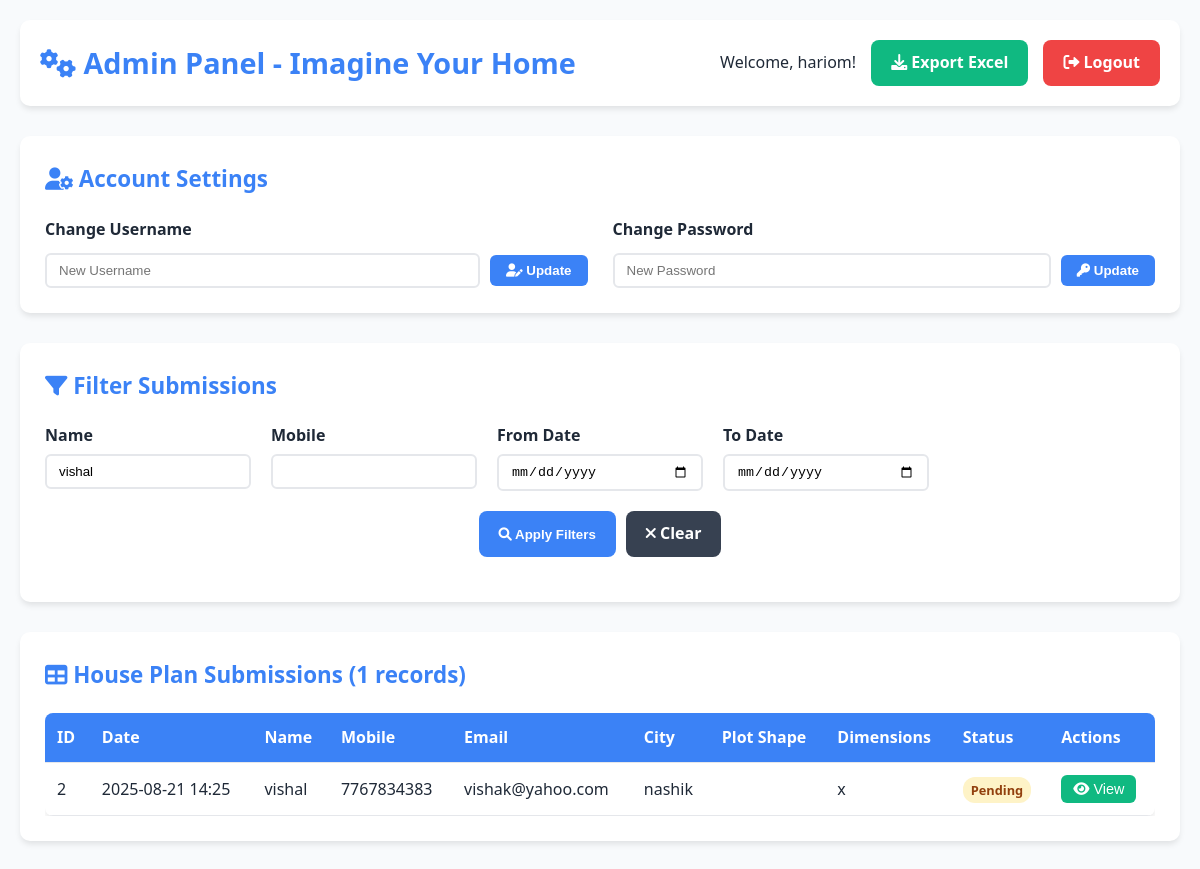
Page /admin.php?name=vishal (signed in) on the committed database.
### tables this page shows
CREATE TABLE `house_plans` (
  `id` int(11) NOT NULL,
  `name` varchar(100) NOT NULL,
  `mobile` varchar(15) NOT NULL,
  `email` varchar(100) NOT NULL,
  `city` varchar(50) NOT NULL,
  `plot_shape` text DEFAULT NULL,
  `plot_length` varchar(50) DEFAULT NULL,
  `plot_width` varchar(50) DEFAULT NULL,
  `plot_radius` varchar(50) DEFAULT NULL,
  `margin_right` varchar(50) DEFAULT NULL,
  `margin_left` varchar(50) DEFAULT NULL,
  `margin_back` varchar(50) DEFAULT NULL,
  `margin_front` varchar(50) DEFAULT NULL,
  `road_direction` text DEFAULT NULL,
  `front_facing` varchar(20) DEFAULT NULL,
  `entry_gate` varchar(20) DEFAULT NULL,
  `main_door` varchar(20) DEFAULT NULL,
  `gf_parking` int(11) DEFAULT 0,
  `gf_porch` int(11) DEFAULT 0,
  `gf_hall` int(11) DEFAULT 0,
  `gf_duplex_hall` int(11) DEFAULT 0,
  `gf_kitchen` int(11) DEFAULT 0,
  `gf_washing` int(11) DEFAULT 0,
  `gf_store` int(11) DEFAULT 0,
  `gf_bedroom` int(11) DEFAULT 0,
  `gf_bedroom_balcony` int(11) DEFAULT 0,
  `gf_master_bedroom` int(11) DEFAULT 0,
  `gf_master_balcony` int(11) DEFAULT 0,
  `gf_toilet` int(11) DEFAULT 0,
  `gf_bathroom` int(11) DEFAULT 0,
  `gf_puja` int(11) DEFAULT 0,
  `gf_guest` int(11) DEFAULT 0,
  `gf_theater` int(11) DEFAULT 0,
  `gf_courtyard` int(11) DEFAULT 0,
  `gf_staircase` int(11) DEFAULT 0,
  `gf_staircase_hall` int(11) DEFAULT 0,
  `ff_parking` int(11) DEFAULT 0,
  `ff_porch` int(11) DEFAULT 0,
  `ff_hall` int(11) DEFAULT 0,
  `ff_duplex_hall` int(11) DEFAULT 0,
  `ff_kitchen` int(11) DEFAULT 0,
  `ff_washing` int(11) DEFAULT 0,
  `ff_store` int(11) DEFAULT 0,
  `ff_bedroom` int(11) DEFAULT 0,
  `ff_bedroom_balcony` int(11) DEFAULT 0,
  `ff_master_bedroom` int(11) DEFAULT 0,
  `ff_master_balcony` int(11) DEFAULT 0,
  `ff_toilet` int(11) DEFAULT 0,
  `ff_bathroom` int(11) DEFAULT 0,
  `ff_puja` int(11) DEFAULT 0,
  `ff_guest` int(11) DEFAULT 0,
  `ff_theater` int(11) DEFAULT 0,
  `ff_courtyard` int(11) DEFAULT 0,
  `ff_staircase` int(11) DEFAULT 0,
  `ff_staircase_hall` int(11) DEFAULT 0,
  `sf_parking` int(11) DEFAULT 0,
  `sf_porch` int(11) DEFAULT 0,
  `sf_hall` int(11) DEFAULT 0,
  `sf_duplex_hall` int(11) DEFAULT 0,
  `sf_kitchen` int(11) DEFAULT 0,
  `sf_washing` int(11) DEFAULT 0,
  `sf_store` int(11) DEFAULT 0,
  `sf_bedroom` int(11) DEFAULT 0,
  `sf_bedroom_balcony` int(11) DEFAULT 0,
  `sf_master_bedroom` int(11) DEFAULT 0,
  `sf_master_balcony` int(11) DEFAULT 0,
  `sf_toilet` int(11) DEFAULT 0,
  `sf_bathroom` int(11) DEFAULT 0,
  `sf_puja` int(11) DEFAULT 0,
  `sf_guest` int(11) DEFAULT 0,
  `sf_theater` int(11) DEFAULT 0,
  `sf_courtyard` int(11) DEFAULT 0,
  `sf_staircase` int(11) DEFAULT 0,
  `sf_staircase_hall` int(11) DEFAULT 0,
  `total_ground` int(11) DEFAULT 0,
  `total_first` int(11) DEFAULT 0,
  `total_second` int(11) DEFAULT 0,
  `submission_date` timestamp NULL DEFAULT current_timestamp(),
  `status` varchar(20) DEFAULT 'pending'
);

### admin.php (the view, shortened to what this page needs)
<?php
include 'db.php';
$name_filter = $_GET['name'] ?? '';
$mobile_filter = $_GET['mobile'] ?? '';
$date_from = $_GET['date_from'] ?? '';
$date_to = $_GET['date_to'] ?? '';
$sql = "SELECT * FROM house_plans WHERE 1=1";
$params = [];
if (!empty($name_filter)) {
    $sql .= " AND name LIKE ?";
    $params[] = "%$name_filter%";
}
$sql .= " ORDER BY submission_date DESC";
try {
    $stmt = $pdo->prepare($sql);
    $stmt->execute($params);
    $submissions = $stmt->fetchAll();
} catch(PDOException $e) {
    $error_message = "Error fetching data: " . $e->getMessage();
    $submissions = [];
}
?>
<!DOCTYPE html>
<html lang="en">
<head>
    <link rel="stylesheet" href="style.css">
    <link href="https://cdnjs.cloudflare.com/ajax/libs/font-awesome/6.0.0/css/all.min.css" rel="stylesheet">
</head>
<body class="admin-body">
    <div class="admin-container">
        <header class="admin-header">
            <h1><i class="fas fa-cogs"></i> Admin Panel - Imagine Your Home</h1>
            <div class="admin-actions">
                <span>Welcome, <?php echo htmlspecialchars($_SESSION['admin_username']); ?>!</span>
                <a href="export.php" class="export-btn"><i class="fas fa-download"></i> Export Excel</a>
                <a href="logout.php" class="logout-btn"><i class="fas fa-sign-out-alt"></i> Logout</a>
            </div>
        </header>
        <div class="settings-section">
            <h3><i class="fas fa-user-cog"></i> Account Settings</h3>
            <div class="settings-grid">
                <div class="setting-item">
                    <h4>Change Username</h4>
                    <form method="POST" class="inline-form">
                        <input type="text" name="new_username" placeholder="New Username" required>
                        <button type="submit" name="change_username" class="btn-small">
                            <i class="fas fa-user-edit"></i> Update
                        </button>
                    </form>
                </div>
                <div class="setting-item">
                    <h4>Change Password</h4>
                    <form method="POST" class="inline-form">
                        <input type="password" name="new_password" placeholder="New Password" required>
                        <button type="submit" name="change_password" class="btn-small">
                            <i class="fas fa-key"></i> Update
                        </button>
                    </form>
                </div>
            </div>
        </div>
        <div class="filters-section">
            <h3><i class="fas fa-filter"></i> Filter Submissions</h3>
            <form method="GET" class="filter-form">
                <div class="filter-grid">
                    <div class="filter-item">
                        <label for="name">Name</label>
                        <input type="text" id="name" name="name" value="<?php echo htmlspecialchars($name_filter); ?>">
                    </div>
                    <div class="filter-item">
                        <label for="mobile">Mobile</label>
                        <input type="text" id="mobile" name="mobile" value="<?php echo htmlspecialchars($mobile_filter); ?>">
                    </div>
                    <div class="filter-item">
                        <label for="date_from">From Date</label>
                        <input type="date" id="date_from" name="date_from" value="<?php echo htmlspecialchars($date_from); ?>">
                    </div>
                    <div class="filter-item">
                        <label for="date_to">To Date</label>
                        <input type="date" id="date_to" name="date_to" value="<?php echo htmlspecialchars($date_to); ?>">
                    </div>
                    <div class="filter-actions">
                        <button type="submit" class="filter-btn">
                            <i class="fas fa-search"></i> Apply Filters
                        </button>
                        <a href="admin.php" class="clear-btn">
                            <i class="fas fa-times"></i> Clear
                        </a>
                    </div>
                </div>
            </form>
        </div>
        <div class="data-section">
            <h3><i class="fas fa-table"></i> House Plan Submissions (<?php echo count($submissions); ?> records)</h3>
            <?php if (empty($submissions)): ?>
                <div class="no-data">
                    <i class="fas fa-inbox"></i>
                    <p>No submissions found with the current filters.</p>
                </div>
            <?php else: ?>
                <div class="table-responsive">
                    <table class="data-table">
                        <thead>
                            <tr>
                                <th>ID</th>
                                <th>Date</th>
                                <th>Name</th>
                                <th>Mobile</th>
                                <th>Email</th>
                                <th>City</th>
                                <th>Plot Shape</th>
                                <th>Dimensions</th>
                                <th>Status</th>
                                <th>Actions</th>
                            </tr>
                        </thead>
                        <tbody>
                            <?php foreach ($submissions as $submission): ?>
                            <tr>
                                <td><?php echo $submission['id']; ?></td>
                                <td><?php echo date('Y-m-d H:i', strtotime($submission['submission_date'])); ?></td>
                                <td><?php echo htmlspecialchars($submission['name']); ?></td>
                                <td><?php echo htmlspecialchars($submission['mobile']); ?></td>
                                <td><?php echo htmlspecialchars($submission['email']); ?></td>
                                <td><?php echo htmlspecialchars($submission['city']); ?></td>
                                <td><?php echo htmlspecialchars($submission['plot_shape']); ?></td>
                                <td><?php echo htmlspecialchars($submission['plot_length'] . ' x ' . $submission['plot_width']); ?></td>
                                <td>
                                    <span class="status-<?php echo $submission['status']; ?>">
                                        <?php echo ucfirst($submission['status']); ?>
                                    </span>
                                </td>
                                <td>
                                    <button class="view-btn" onclick="viewDetails(<?php echo $submission['id']; ?>)">
                                        <i class="fas fa-eye"></i> View
                                    </button>
                                </td>
                            </tr>
                            <?php endforeach; ?>
                        </tbody>
                    </table>
                </div>
            <?php endif; ?>
        </div>
    </div>
</body>
</html>

### style.css (style rules this page uses)
* { margin: 0; padding: 0; box-sizing: border-box; }
:root { --primary-blue: #3B82F6; --secondary-blue: #1E40AF; --accent-green: #10B981; --light-green: #D1FAE5; --white: #FFFFFF; --light-gray: #F8FAFC; --dark-gray: #374151; --text-dark: #1F2937; --border-color: #E5E7EB; --shadow: 0 4px 6px -1px rgba(0, 0, 0, 0.1); --shadow-lg: 0 10px 15px -3px rgba(0, 0, 0, 0.1); }
body { font-family: 'Segoe UI', Tahoma, Geneva, Verdana, sans-serif; line-height: 1.6; color: var(--text-dark); background-color: var(--white); }
.admin-body { background: var(--light-gray); min-height: 100vh; }
.admin-container { max-width: 1400px; margin: 0 auto; padding: 20px; }
.admin-header { background: var(--white); padding: 20px; border-radius: 10px; box-shadow: var(--shadow); margin-bottom: 30px; display: flex; justify-content: space-between; align-items: center; flex-wrap: wrap; gap: 20px; }
.admin-header h1 { color: var(--primary-blue); font-size: 1.8rem; }
.admin-actions { display: flex; gap: 15px; align-items: center; flex-wrap: wrap; }
.export-btn, .logout-btn { padding: 10px 20px; border-radius: 8px; text-decoration: none; font-weight: 600; transition: all 0.3s ease; }
.export-btn { background: var(--accent-green); color: var(--white); }
.logout-btn { background: #EF4444; color: var(--white); }
.settings-section, .filters-section, .data-section { background: var(--white); padding: 25px; border-radius: 10px; box-shadow: var(--shadow); margin-bottom: 30px; }
.settings-section h3, .filters-section h3, .data-section h3 { color: var(--primary-blue); margin-bottom: 20px; font-size: 1.4rem; }
.settings-grid { display: grid; grid-template-columns: repeat(auto-fit, minmax(300px, 1fr)); gap: 25px; }
.setting-item h4 { margin-bottom: 10px; color: var(--text-dark); }
.inline-form { display: flex; gap: 10px; align-items: center; }
.inline-form input { flex: 1; padding: 8px 12px; border: 2px solid var(--border-color); border-radius: 6px; }
.btn-small { padding: 8px 16px; background: var(--primary-blue); color: var(--white); border: none; border-radius: 6px; cursor: pointer; font-weight: 600; transition: background-color 0.3s ease; }
.filter-form { margin-top: 20px; }
.filter-grid { display: grid; grid-template-columns: repeat(auto-fit, minmax(200px, 1fr)); gap: 20px; margin-bottom: 20px; }
.filter-item label { display: block; margin-bottom: 5px; font-weight: 600; color: var(--text-dark); }
.filter-item input { width: 100%; padding: 8px 12px; border: 2px solid var(--border-color); border-radius: 6px; }
.filter-actions { display: flex; gap: 10px; justify-content: center; grid-column: 1 / -1; }
.filter-btn, .clear-btn { padding: 10px 20px; border-radius: 8px; text-decoration: none; font-weight: 600; transition: all 0.3s ease; }
.filter-btn { background: var(--primary-blue); color: var(--white); border: none; cursor: pointer; }
.clear-btn { background: var(--dark-gray); color: var(--white); }
.table-responsive { overflow-x: auto; margin-top: 20px; }
.data-table { width: 100%; border-collapse: collapse; background: var(--white); border-radius: 8px; overflow: hidden; box-shadow: var(--shadow); }
.data-table th, .data-table td { padding: 12px; text-align: left; border-bottom: 1px solid var(--border-color); }
.data-table th { background: var(--primary-blue); color: var(--white); font-weight: 600; }
.status-pending { background: #FEF3C7; color: #92400E; padding: 4px 8px; border-radius: 12px; font-size: 0.8rem; font-weight: 600; }
.view-btn { background: var(--accent-green); color: var(--white); padding: 6px 12px; border: none; border-radius: 6px; cursor: pointer; font-size: 0.9rem; transition: background-color 0.3s ease; }

### rows in the picture
house_plans: id "2", submission_date "2025-08-21 14:25", name "vishal", mobile "7767834383", email "vishak@yahoo.com", city "nashik", plot_length+plot_width "x", status "Pending"

### other values in the picture
$_SESSION['admin_username'] "hariom"
count($submissions) "1"
